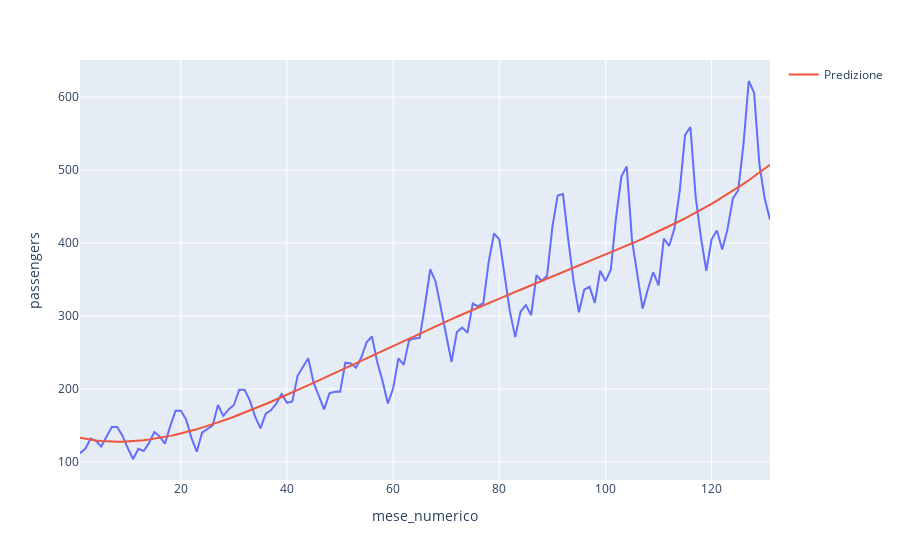

The cell this chart's notebook holds for it:
### Code cell
from sklearn.preprocessing import PolynomialFeatures
from sklearn.linear_model import LinearRegression
from sklearn.metrics import mean_squared_error
import plotly.express as px


# Prepara i dati
X = data["mese_numerico"].values.reshape(-1, 1)
y = data["passengers"].values

# Trasforma i dati con PolynomialFeatures
poly = PolynomialFeatures(degree=2)
X_poly = poly.fit_transform(X)

# Esegui la regressione lineare
model = LinearRegression()
model.fit(X_poly, y)

# Predici i valori
y_pred = model.predict(X_poly)

fig = px.line(data, x="mese_numerico", y="passengers")
fig.add_scatter(x=data["mese_numerico"], y=y_pred, mode='lines', name='Predizione')
fig.show()

rmse = mean_squared_error(y, y_pred)
print(f"RMSE: {rmse}")

### Figure 1 — Plotly figure (JSON) as saved in the notebook; plotly's stock layout.template omitted (floating-point values rounded to 4 significant figures; data arrays with more than 128 entries replaced by an {"elided": "..."} marker saying what was removed)
{"data": [{"hovertemplate": "mese_numerico=%{x}<br>passengers=%{y}<extra></extra>", "legendgroup": "", "line": {"color": "#636efa", "dash": "solid"}, "marker": {"symbol": "circle"}, "mode": "lines", "name": "", "orientation": "v", "showlegend": false, "type": "scatter", "x": {"elided": "131 int values"}, "xaxis": "x", "y": {"elided": "131 float values"}, "yaxis": "y"}, {"mode": "lines", "name": "Predizione", "type": "scatter", "x": {"elided": "131 int values"}, "y": {"elided": "131 float values"}}], "layout": {"legend": {"tracegroupgap": 0}, "margin": {"t": 60}, "xaxis": {"anchor": "y", "domain": [0, 1], "title": {"text": "mese_numerico"}}, "yaxis": {"anchor": "x", "domain": [0, 1], "title": {"text": "passengers"}}}}
